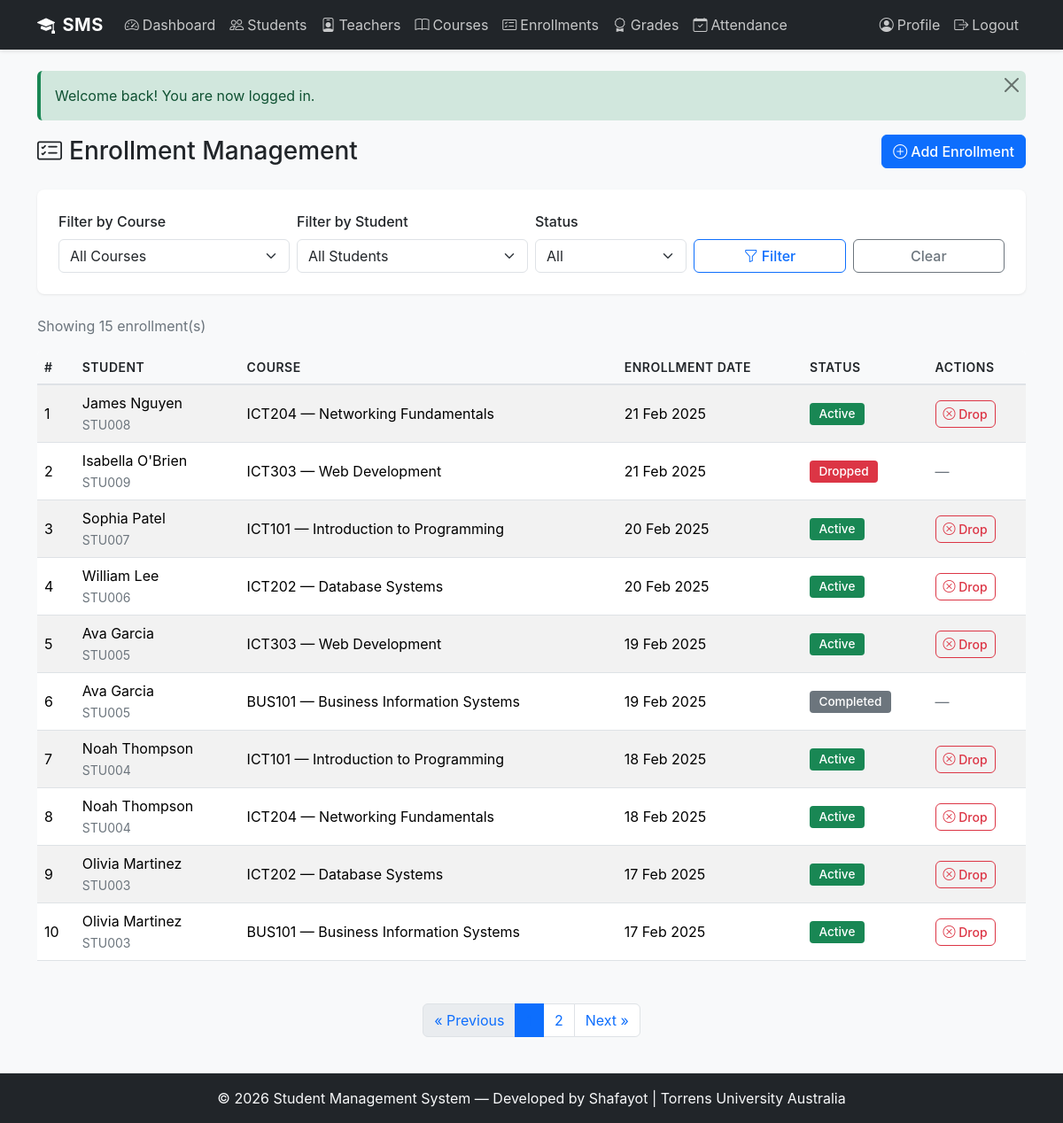
/public/enrollments/list.php (signed in), run on the app's committed database.
### tables this page shows
CREATE TABLE enrollments (
    id INT AUTO_INCREMENT PRIMARY KEY,
    student_id INT NOT NULL,
    course_id INT NOT NULL,
    enrollment_date DATE NOT NULL,
    status ENUM('active', 'completed', 'dropped') NOT NULL DEFAULT 'active',
    FOREIGN KEY (student_id) REFERENCES students(id) ON DELETE CASCADE,
    FOREIGN KEY (course_id) REFERENCES courses(id) ON DELETE CASCADE,
    UNIQUE KEY uk_student_course (student_id, course_id),
    INDEX idx_student_id (student_id),
    INDEX idx_course_id (course_id)
);

CREATE TABLE students (
    id INT AUTO_INCREMENT PRIMARY KEY,
    user_id INT NOT NULL,
    student_number VARCHAR(20) NOT NULL UNIQUE,
    first_name VARCHAR(50) NOT NULL,
    last_name VARCHAR(50) NOT NULL,
    date_of_birth DATE NULL,
    gender ENUM('male', 'female', 'other') NULL,
    phone VARCHAR(20) NULL,
    address TEXT NULL,
    enrollment_year YEAR NOT NULL,
    created_at DATETIME NOT NULL DEFAULT CURRENT_TIMESTAMP,
    FOREIGN KEY (user_id) REFERENCES users(id) ON DELETE CASCADE,
    INDEX idx_user_id (user_id),
    INDEX idx_student_number (student_number)
);

CREATE TABLE courses (
    id INT AUTO_INCREMENT PRIMARY KEY,
    course_code VARCHAR(20) NOT NULL UNIQUE,
    course_name VARCHAR(100) NOT NULL,
    description TEXT NULL,
    credits INT NOT NULL DEFAULT 3,
    teacher_id INT NULL,
    semester ENUM('1', '2', 'summer') NOT NULL DEFAULT '1',
    year YEAR NOT NULL,
    created_at DATETIME NOT NULL DEFAULT CURRENT_TIMESTAMP,
    FOREIGN KEY (teacher_id) REFERENCES teachers(id) ON DELETE SET NULL,
    INDEX idx_course_code (course_code),
    INDEX idx_teacher_id (teacher_id)
);

### includes/db.php (called while the page is built, shortened)
<?php
class Database {
    private static $instance = null;
    public static function get_connection() {
        if (self::$instance === null) {
            try {
                $dsn = 'mysql:host=' . DB_HOST . ';dbname=' . DB_NAME . ';charset=' . DB_CHARSET;
                $options = [
                    PDO::ATTR_ERRMODE            => PDO::ERRMODE_EXCEPTION,
                    PDO::ATTR_DEFAULT_FETCH_MODE  => PDO::FETCH_ASSOC,
                    PDO::ATTR_EMULATE_PREPARES    => false,
                ];
                self::$instance = new PDO($dsn, DB_USER, DB_PASS, $options);
            } catch (PDOException $e) {
                error_log('Database connection failed: ' . $e->getMessage());
                die('Sorry, we could not connect to the database. Please try again later.');
            }
        }
        return self::$instance;
    }
    public static function query($sql, $params = []) {
        try {
            $pdo = self::get_connection();
            $stmt = $pdo->prepare($sql);
            $stmt->execute($params);
            return $stmt;
        } catch (PDOException $e) {
            error_log('Query failed: ' . $e->getMessage());
            die('Sorry, a database error occurred. Please try again later.');
        }
    }
    public static function fetch_all($sql, $params = []) {
        $stmt = self::query($sql, $params);
        return $stmt->fetchAll();
    }
    public static function fetch_one($sql, $params = []) {
        $stmt = self::query($sql, $params);
        return $stmt->fetch();
    }
}

### public/enrollments/list.php (the view, shortened to what this page needs)
<?php
require_once __DIR__ . '/../../includes/header.php';
$current_page   = max(1, intval($_GET['page'] ?? 1));
$where_parts = [];
$params = [];
$where = !empty($where_parts) ? 'WHERE ' . implode(' AND ', $where_parts) : '';
$total = Database::fetch_one("SELECT COUNT(*) as count FROM enrollments e $where", $params)['count'];
$pagination = paginate($total, 10, $current_page);
$sql = "SELECT e.*, s.student_number, s.first_name as s_first, s.last_name as s_last,
               c.course_code, c.course_name
        FROM enrollments e
        JOIN students s ON e.student_id = s.id
        JOIN courses c ON e.course_id = c.id
        $where
        ORDER BY e.enrollment_date DESC
        LIMIT {$pagination['per_page']} OFFSET {$pagination['offset']}";
$enrollments = Database::fetch_all($sql, $params);
$url_params = [];
$base_url = BASE_URL . '/enrollments/list.php' . (!empty($url_params) ? '?' . implode('&', $url_params) : '');
?>
<div class="d-flex justify-content-between align-items-center mb-4">
    <h1 class="h3 mb-0"><i class="bi bi-card-checklist me-2"></i>Enrollment Management</h1>
    <a href="<?php echo BASE_URL; ?>/enrollments/add.php" class="btn btn-primary">
        <i class="bi bi-plus-circle me-1"></i>Add Enrollment
    </a>
</div>
<div class="card mb-4">
    <div class="card-body">
        <form method="GET" class="row g-2 align-items-end">
            <div class="col-md-3">
                <label class="form-label">Filter by Course</label>
                <select name="course_id" class="form-select">
                    <option value="">All Courses</option>
                </select>
            </div>
            <div class="col-md-3">
                <label class="form-label">Filter by Student</label>
                <select name="student_id" class="form-select">
                    <option value="">All Students</option>
                </select>
            </div>
            <div class="col-md-2">
                <label class="form-label">Status</label>
                <select name="status" class="form-select">
                    <option value="">All</option>
                </select>
            </div>
            <div class="col-md-2">
                <button type="submit" class="btn btn-outline-primary w-100"><i class="bi bi-funnel me-1"></i>Filter</button>
            </div>
            <div class="col-md-2">
                <a href="<?php echo BASE_URL; ?>/enrollments/list.php" class="btn btn-outline-secondary w-100">Clear</a>
            </div>
        </form>
    </div>
</div>
<p class="text-muted mb-3">Showing <?php echo $total; ?> enrollment(s)</p>
<?php if (!empty($enrollments)): ?>
    <div class="table-responsive">
        <table class="table table-striped table-hover">
            <thead class="table-dark">
                <tr>
                    <th>#</th>
                    <th>Student</th>
                    <th>Course</th>
                    <th>Enrollment Date</th>
                    <th>Status</th>
                    <th>Actions</th>
                </tr>
            </thead>
            <tbody>
                <?php foreach ($enrollments as $i => $e): ?>
                    <tr>
                        <td><?php echo $pagination['offset'] + $i + 1; ?></td>
                        <td>
                            <?php echo sanitize($e['s_first'] . ' ' . $e['s_last']); ?>
                            <br><small class="text-muted"><?php echo sanitize($e['student_number']); ?></small>
                        </td>
                        <td>
                            <?php echo sanitize($e['course_code'] . ' — ' . $e['course_name']); ?>
                        </td>
                        <td><?php echo format_date($e['enrollment_date']); ?></td>
                        <td>
                            <?php
                            $badge = match($e['status']) {
                                'active' => 'success', 'completed' => 'secondary', 'dropped' => 'danger', default => 'warning'
                            };
                            ?>
                            <span class="badge bg-<?php echo $badge; ?>"><?php echo ucfirst(sanitize($e['status'])); ?></span>
                        </td>
                        <td>
                            <?php if ($e['status'] === 'active'): ?>
                                <a href="<?php echo BASE_URL; ?>/enrollments/delete.php?id=<?php echo $e['id']; ?>"
                                   class="btn btn-sm btn-outline-danger" title="Drop">
                                    <i class="bi bi-x-circle"></i> Drop
                                </a>
                            <?php else: ?>
                                <span class="text-muted">—</span>
                            <?php endif; ?>
                        </td>
                    </tr>
                <?php endforeach; ?>
            </tbody>
        </table>
    </div>
    <?php echo render_pagination($pagination, $base_url); ?>
<?php else: ?>
    <div class="alert alert-info"><i class="bi bi-info-circle me-1"></i>No enrollments found.</div>
<?php endif; ?>
<?php require_once __DIR__ . '/../../includes/footer.php'; ?>

### assets/css/style.css (style rules this page uses)
:root { --primary-color: #0d6efd; --secondary-color: #6c757d; --success-color: #198754; --danger-color: #dc3545; --warning-color: #ffc107; --info-color: #0dcaf0; --light-color: #f8f9fa; --dark-color: #212529; }
body { font-family: -apple-system, BlinkMacSystemFont, 'Segoe UI', Roboto, 'Helvetica Neue', Arial, sans-serif; background-color: #f8f9fa; min-height: 100vh; display: flex; flex-direction: column; }
.form-label { font-weight: 500; color: #212529; margin-bottom: 0.5rem; }
.form-control, .form-select { border: 1px solid #dee2e6; border-radius: 0.375rem; transition: border-color 0.2s ease, box-shadow 0.2s ease; }
.btn { border-radius: 0.375rem; font-weight: 500; transition: all 0.2s ease; }
.btn-primary { background-color: var(--primary-color); border-color: var(--primary-color); }
.table { background-color: #fff; border-collapse: collapse; }
.table thead th { background-color: #f8f9fa; border-bottom: 2px solid #dee2e6; font-weight: 600; color: #212529; text-transform: uppercase; font-size: 0.875rem; letter-spacing: 0.5px; }
.table tbody td { vertical-align: middle; border-bottom: 1px solid #dee2e6; }
.table-striped tbody tr:nth-of-type(odd) { background-color: rgba(0, 0, 0, 0.02); }
.table-responsive { border-radius: 0.375rem; overflow: hidden; }
.card { border: none; border-radius: 0.5rem; box-shadow: 0 1px 3px rgba(0, 0, 0, 0.08); margin-bottom: 1.5rem; }
.card-body { padding: 1.5rem; }
.badge { padding: 0.35rem 0.65rem; font-weight: 500; font-size: 0.85rem; border-radius: 0.25rem; }
.text-muted { color: #6c757d !important; }
.d-flex { display: flex; }
.justify-content-between { justify-content: space-between; }
.align-items-center { align-items: center; }
.mb-3 { margin-bottom: 1rem; }

### data on the page
enrollments: offset "1", student.last_name "James Nguyen", student.student_number "STU008", course.course_name "ICT204 — Networking Fundamentals", enrollment_date "21 Feb 2025", status "Active"
enrollments: offset "2", student.last_name "Isabella O'Brien", student.student_number "STU009", course.course_name "ICT303 — Web Development", enrollment_date "21 Feb 2025", status "Dropped"
enrollments: offset "3", student.last_name "Sophia Patel", student.student_number "STU007", course.course_name "ICT101 — Introduction to Programming", enrollment_date "20 Feb 2025", status "Active"
enrollments: offset "4", student.last_name "William Lee", student.student_number "STU006", course.course_name "ICT202 — Database Systems", enrollment_date "20 Feb 2025", status "Active"
enrollments: offset "5", student.last_name "Ava Garcia", student.student_number "STU005", course.course_name "ICT303 — Web Development", enrollment_date "19 Feb 2025", status "Active"
enrollments: offset "6", student.last_name "Ava Garcia", student.student_number "STU005", course.course_name "BUS101 — Business Information Systems", enrollment_date "19 Feb 2025", status "Completed"
enrollments: offset "7", student.last_name "Noah Thompson", student.student_number "STU004", course.course_name "ICT101 — Introduction to Programming", enrollment_date "18 Feb 2025", status "Active"
enrollments: offset "8", student.last_name "Noah Thompson", student.student_number "STU004", course.course_name "ICT204 — Networking Fundamentals", enrollment_date "18 Feb 2025", status "Active"
enrollments: offset "9", student.last_name "Olivia Martinez", student.student_number "STU003", course.course_name "ICT202 — Database Systems", enrollment_date "17 Feb 2025", status "Active"
enrollments: offset "10", student.last_name "Olivia Martinez", student.student_number "STU003", course.course_name "BUS101 — Business Information Systems", enrollment_date "17 Feb 2025", status "Active"

### other printed values
$message "Welcome back! You are now logged in."
$total "15"
